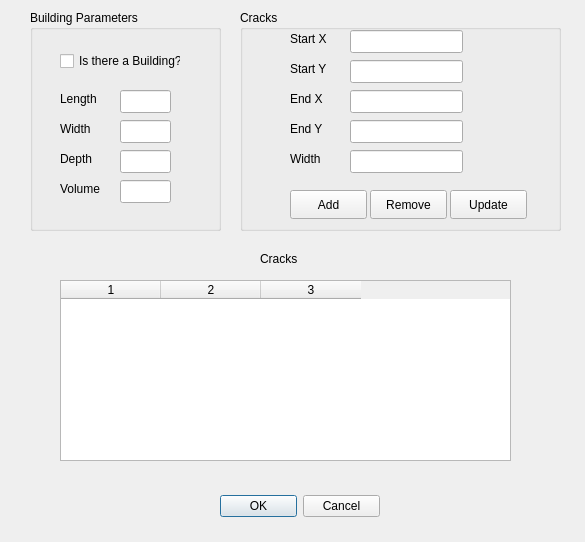
<ui version="4.0" >
 <class>BuildingDialog</class>
 <widget class="QDialog" name="BuildingDialog" >
  <property name="geometry" >
   <rect>
    <x>0</x>
    <y>0</y>
    <width>585</width>
    <height>542</height>
   </rect>
  </property>
  <property name="windowTitle" >
   <string>Building Parameters</string>
  </property>
  <widget class="QDialogButtonBox" name="okCancelButtons" >
   <property name="geometry" >
    <rect>
     <x>220</x>
     <y>490</y>
     <width>160</width>
     <height>32</height>
    </rect>
   </property>
   <property name="orientation" >
    <enum>Qt::Horizontal</enum>
   </property>
   <property name="standardButtons" >
    <set>QDialogButtonBox::Cancel|QDialogButtonBox::NoButton|QDialogButtonBox::Ok</set>
   </property>
  </widget>
  <widget class="QTableWidget" name="_cracksTable" >
   <property name="geometry" >
    <rect>
     <x>60</x>
     <y>280</y>
     <width>451</width>
     <height>181</height>
    </rect>
   </property>
   <property name="rowCount" >
    <number>0</number>
   </property>
   <property name="columnCount" >
    <number>3</number>
   </property>
   <column/>
   <column/>
   <column/>
  </widget>
  <widget class="QGroupBox" name="_buildingGroup" >
   <property name="geometry" >
    <rect>
     <x>30</x>
     <y>10</y>
     <width>191</width>
     <height>221</height>
    </rect>
   </property>
   <property name="title" >
    <string>Building Parameters</string>
   </property>
   <widget class="QLabel" name="label_2" >
    <property name="geometry" >
     <rect>
      <x>30</x>
      <y>80</y>
      <width>53</width>
      <height>18</height>
     </rect>
    </property>
    <property name="text" >
     <string>Length</string>
    </property>
   </widget>
   <widget class="QLineEdit" name="_widthField" >
    <property name="geometry" >
     <rect>
      <x>90</x>
      <y>110</y>
      <width>51</width>
      <height>23</height>
     </rect>
    </property>
   </widget>
   <widget class="QLineEdit" name="_heightField" >
    <property name="geometry" >
     <rect>
      <x>90</x>
      <y>140</y>
      <width>51</width>
      <height>23</height>
     </rect>
    </property>
   </widget>
   <widget class="QLabel" name="label_3" >
    <property name="geometry" >
     <rect>
      <x>30</x>
      <y>110</y>
      <width>53</width>
      <height>18</height>
     </rect>
    </property>
    <property name="text" >
     <string>Width</string>
    </property>
   </widget>
   <widget class="QCheckBox" name="_buildingExists" >
    <property name="geometry" >
     <rect>
      <x>30</x>
      <y>40</y>
      <width>121</width>
      <height>22</height>
     </rect>
    </property>
    <property name="text" >
     <string>Is there a Building?</string>
    </property>
   </widget>
   <widget class="QLabel" name="label_4" >
    <property name="geometry" >
     <rect>
      <x>30</x>
      <y>140</y>
      <width>53</width>
      <height>18</height>
     </rect>
    </property>
    <property name="text" >
     <string>Depth</string>
    </property>
   </widget>
   <widget class="QLineEdit" name="_lengthField" >
    <property name="geometry" >
     <rect>
      <x>90</x>
      <y>80</y>
      <width>51</width>
      <height>23</height>
     </rect>
    </property>
   </widget>
   <widget class="QLineEdit" name="_volume" >
    <property name="geometry" >
     <rect>
      <x>90</x>
      <y>170</y>
      <width>51</width>
      <height>23</height>
     </rect>
    </property>
   </widget>
   <widget class="QLabel" name="label_10" >
    <property name="geometry" >
     <rect>
      <x>30</x>
      <y>170</y>
      <width>53</width>
      <height>18</height>
     </rect>
    </property>
    <property name="text" >
     <string>Volume</string>
    </property>
   </widget>
  </widget>
  <widget class="QGroupBox" name="_cracksGroup" >
   <property name="geometry" >
    <rect>
     <x>240</x>
     <y>10</y>
     <width>321</width>
     <height>221</height>
    </rect>
   </property>
   <property name="title" >
    <string>Cracks</string>
   </property>
   <widget class="QPushButton" name="addButton" >
    <property name="geometry" >
     <rect>
      <x>50</x>
      <y>180</y>
      <width>77</width>
      <height>29</height>
     </rect>
    </property>
    <property name="text" >
     <string>Add</string>
    </property>
   </widget>
   <widget class="QPushButton" name="removeButton" >
    <property name="geometry" >
     <rect>
      <x>130</x>
      <y>180</y>
      <width>77</width>
      <height>29</height>
     </rect>
    </property>
    <property name="text" >
     <string>Remove</string>
    </property>
   </widget>
   <widget class="QLabel" name="label_5" >
    <property name="geometry" >
     <rect>
      <x>50</x>
      <y>20</y>
      <width>53</width>
      <height>18</height>
     </rect>
    </property>
    <property name="text" >
     <string>Start X</string>
    </property>
   </widget>
   <widget class="QLineEdit" name="_startX" >
    <property name="geometry" >
     <rect>
      <x>110</x>
      <y>20</y>
      <width>113</width>
      <height>23</height>
     </rect>
    </property>
   </widget>
   <widget class="QLineEdit" name="_startY" >
    <property name="geometry" >
     <rect>
      <x>110</x>
      <y>50</y>
      <width>113</width>
      <height>23</height>
     </rect>
    </property>
   </widget>
   <widget class="QLabel" name="label_6" >
    <property name="geometry" >
     <rect>
      <x>50</x>
      <y>50</y>
      <width>53</width>
      <height>18</height>
     </rect>
    </property>
    <property name="text" >
     <string>Start Y</string>
    </property>
   </widget>
   <widget class="QLineEdit" name="_endX" >
    <property name="geometry" >
     <rect>
      <x>110</x>
      <y>80</y>
      <width>113</width>
      <height>23</height>
     </rect>
    </property>
   </widget>
   <widget class="QLabel" name="label_8" >
    <property name="geometry" >
     <rect>
      <x>50</x>
      <y>80</y>
      <width>53</width>
      <height>18</height>
     </rect>
    </property>
    <property name="text" >
     <string>End X</string>
    </property>
   </widget>
   <widget class="QLabel" name="label_7" >
    <property name="geometry" >
     <rect>
      <x>50</x>
      <y>110</y>
      <width>53</width>
      <height>18</height>
     </rect>
    </property>
    <property name="text" >
     <string>End Y</string>
    </property>
   </widget>
   <widget class="QLineEdit" name="_endY" >
    <property name="geometry" >
     <rect>
      <x>110</x>
      <y>110</y>
      <width>113</width>
      <height>23</height>
     </rect>
    </property>
   </widget>
   <widget class="QLineEdit" name="_width" >
    <property name="geometry" >
     <rect>
      <x>110</x>
      <y>140</y>
      <width>113</width>
      <height>23</height>
     </rect>
    </property>
   </widget>
   <widget class="QLabel" name="label_9" >
    <property name="geometry" >
     <rect>
      <x>50</x>
      <y>140</y>
      <width>53</width>
      <height>18</height>
     </rect>
    </property>
    <property name="text" >
     <string>Width</string>
    </property>
   </widget>
   <widget class="QPushButton" name="updateButton" >
    <property name="geometry" >
     <rect>
      <x>210</x>
      <y>180</y>
      <width>77</width>
      <height>29</height>
     </rect>
    </property>
    <property name="text" >
     <string>Update</string>
    </property>
   </widget>
  </widget>
  <widget class="QLabel" name="label" >
   <property name="geometry" >
    <rect>
     <x>260</x>
     <y>250</y>
     <width>53</width>
     <height>18</height>
    </rect>
   </property>
   <property name="text" >
    <string>Cracks</string>
   </property>
  </widget>
 </widget>
 <resources/>
 <connections>
  <connection>
   <sender>okCancelButtons</sender>
   <signal>accepted()</signal>
   <receiver>BuildingDialog</receiver>
   <slot>accept()</slot>
   <hints>
    <hint type="sourcelabel" >
     <x>248</x>
     <y>254</y>
    </hint>
    <hint type="destinationlabel" >
     <x>157</x>
     <y>274</y>
    </hint>
   </hints>
  </connection>
  <connection>
   <sender>okCancelButtons</sender>
   <signal>rejected()</signal>
   <receiver>BuildingDialog</receiver>
   <slot>reject()</slot>
   <hints>
    <hint type="sourcelabel" >
     <x>316</x>
     <y>260</y>
    </hint>
    <hint type="destinationlabel" >
     <x>286</x>
     <y>274</y>
    </hint>
   </hints>
  </connection>
 </connections>
</ui>
